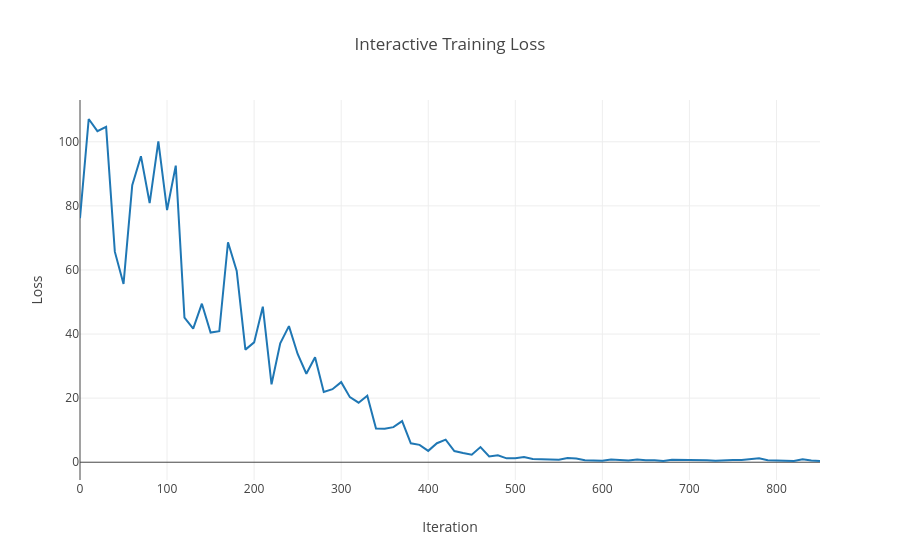

The cell this chart's notebook holds for it:
### Code cell
{{
val (steps, losses) = logger.loadTensor0("train/loss").get

val trace = Scatter()
  .withX(toPyTensor(steps).as[Seq[Int]])
  .withY(toPyTensor(losses).as[Seq[Double]])
  .withMode(ScatterMode(ScatterMode.Lines))
  .withName("Training Loss")

val layout = Layout()
  .withTitle("Interactive Training Loss")
  .withXaxis(plotly.layout.Axis().withTitle("Iteration"))
  .withYaxis(plotly.layout.Axis().withTitle("Loss"))

plot(Seq(trace), layout)
}}

### Figure 1 — Plotly figure (JSON) as saved in the notebook; plotly's stock layout.template omitted (floating-point values rounded to 4 significant figures)
{"data": [{"mode": "lines", "name": "Training Loss", "type": "scatter", "x": [0, 10, 20, 30, 40, 50, 60, 70, 80, 90, 100, 110, 120, 130, 140, 150, 160, 170, 180, 190, 200, 210, 220, 230, 240, 250, 260, 270, 280, 290, 300, 310, 320, 330, 340, 350, 360, 370, 380, 390, 400, 410, 420, 430, 440, 450, 460, 470, 480, 490, 500, 510, 520, 530, 540, 550, 560, 570, 580, 590, 600, 610, 620, 630, 640, 650, 660, 670, 680, 690, 700, 710, 720, 730, 740, 750, 760, 770, 780, 790, 800, 810, 820, 830, 840, 850], "y": [76.15, 107.1, 103.3, 104.7, 65.72, 55.66, 86.45, 95.52, 80.89, 100.2, 78.71, 92.58, 45.09, 41.69, 49.48, 40.48, 40.88, 68.66, 59.71, 35.14, 37.41, 48.53, 24.32, 37.13, 42.48, 33.8, 27.61, 32.75, 21.93, 22.79, 25.0, 20.32, 18.57, 20.73, 10.51, 10.42, 10.94, 12.85, 5.912, 5.425, 3.546, 5.937, 7.063, 3.51, 2.896, 2.35, 4.723, 1.772, 2.191, 1.212, 1.28, 1.64, 1.03, 1.004, 0.74, 0.7995, 1.353, 1.143, 0.6144, 0.4611, 0.4312, 0.8429, 0.7021, 0.5768, 0.8622, 0.592, 0.6515, 0.3976, 0.7809, 0.7933, 0.7965, 0.7739, 0.6531, 0.4899, 0.698, 0.6788, 0.731, 0.8707, 1.228, 0.5977, 0.5535, 0.3992, 0.3851, 0.9155, 0.5283, 0.4008]}], "layout": {"title": "Interactive Training Loss", "xaxis": {"title": "Iteration"}, "yaxis": {"title": "Loss"}}}
